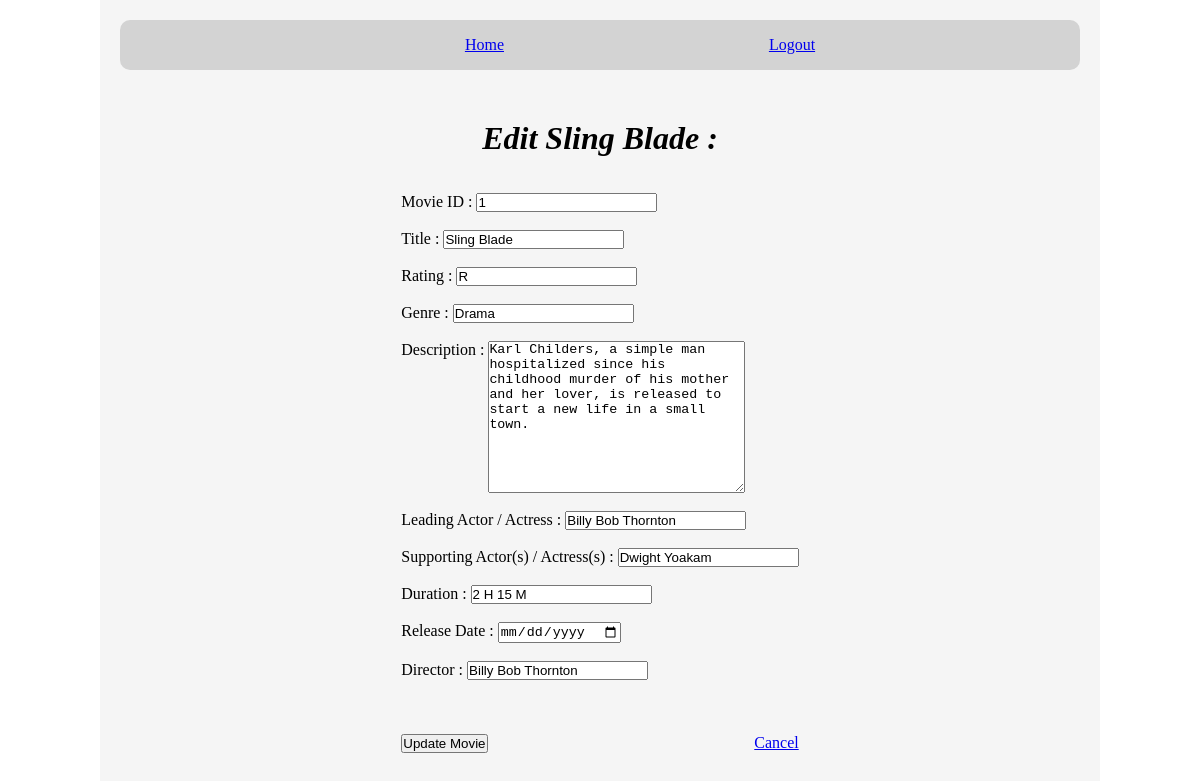
The app's page /movies/1/edit (signed in) with its own data.
### movie_app/models.py (models this page shows)
class Movie(models.Model):
    number = models.IntegerField()
    title = models.CharField(max_length = 100)
    rating = models.CharField(max_length = 10)
    genre = models.CharField(max_length = 100)
    description = models.TextField(max_length = 1000)
    duration = models.CharField(max_length = 10)
    leading_actor = models.CharField(max_length = 100)
    supporting_actor = models.CharField(max_length = 200)
    director = models.CharField(max_length = 200)
    release_date = models.DateTimeField()
    admin = models.ForeignKey(
        User, related_name = "movies_created", on_delete = models.CASCADE)
    created_at = models.DateTimeField(auto_now_add = True)
    updated_at = models.DateTimeField(auto_now = True)
    objects = MovieManager()

### movie_app/views.py (the view)
# urls.py: path('movies/<int:movie_id>/edit', views.edit_movie),
def edit_movie(request, movie_id):
    user = User.objects.get(id = request.session['user_id'])
    movie = Movie.objects.get(id = movie_id)
    if user != movie.admin:
        messages.error(request, "Must be the Admin to edit this information!")
        return redirect('/movies')
    context = {
        'movie': movie
    }
    return render(request, "edit_movie.html", context)

### movie_app/templates/edit_movie.html (shortened to what this page needs)
<!DOCTYPE html>
<html lang="en">
<head>
</head>
<body>
    <div id="wrapper">
        <header>
            <div id="links">
                <a href="/movies">Home</a>
                <a href="/users/logout">Logout</a>
            </div>
        </header>
        <main>
            <h1>Edit {{movie.title}} :</h1><br>
            <br>
            <form action="/movies/{{movie.id}}/update" method="POST">
                Movie ID : <input type="text" name="movie_number" value="{{movie.number}}"><br>
                <br>
                Title : <input type="text" name="movie_title" value="{{movie.title}}"><br>
                <br>
                Rating : <input type="text" name="movie_rating" value="{{movie.rating}}"><br>
                <br>
                Genre : <input type="text" name="movie_genre" value="{{movie.genre}}"><br>
                <br>
                Description : <textarea name="movie_description" cols="30" rows="10">{{movie.description}}</textarea><br>
                <br>
                Leading Actor / Actress : <input type="text" name="movie_leading_actor" value="{{movie.leading_actor}}"><br>
                <br>
                Supporting Actor(s) / Actress(s) : <input type="text" name="movie_supporting_actor" value="{{movie.supporting_actor}}"><br>
                <br>
                Duration : <input type="text" name="movie_duration" value="{{movie.duration}}"><br>
                <br>
                Release Date : <input type="date" name="movie_release_date"><br>
                <br>
                Director : <input type="text" name="movie_director" value="{{movie.director}}"><br>
                <br>
                <br>
                <br>
                <div id="buttons">
                    <button type="submit">Update Movie</button>
                    <a href="/movies/{{movie.id}}">Cancel</a>
                </div>
            </form>
        </main>
        <footer>
        </footer>
    </div>
</body>
</html>

### movie_app/templates/edit_movie.html (style rules this page uses)
* { padding: 0; margin: 0; vertical-align: top; box-sizing: border-box; }
#wrapper { width: 1000px; margin: 0 auto; padding: 20px; background-color: whitesmoke; }
#links { width: 100%; height: 50px; padding-left: 80px; background-color: lightgray; display: flex; justify-content: space-evenly; align-items: center; border-radius: 10px; }
header { width: 100%; height: 0 auto; }
h1 { font-style: italic; }
main { width: 100%; height: 0 auto; margin-top: 50px; display: flex; flex-direction: column; justify-content: center; align-items: center; }
#buttons { display: flex; justify-content: space-between; }
footer { width: 100%; height: 100px; }

### records on screen
Movie: title "Sling Blade", movie_number "1", movie_title "Sling Blade", movie_rating "R", movie_genre "Drama", movie_description "Karl Childers, a simple man hospitalized since his childhood murder of his mother and her lover, is released to start a new life in a small town.", movie_leading_actor "Billy Bob Thornton", movie_supporting_actor "Dwight Yoakam", movie_duration "2 H 15 M", movie_director "Billy Bob Thornton"
